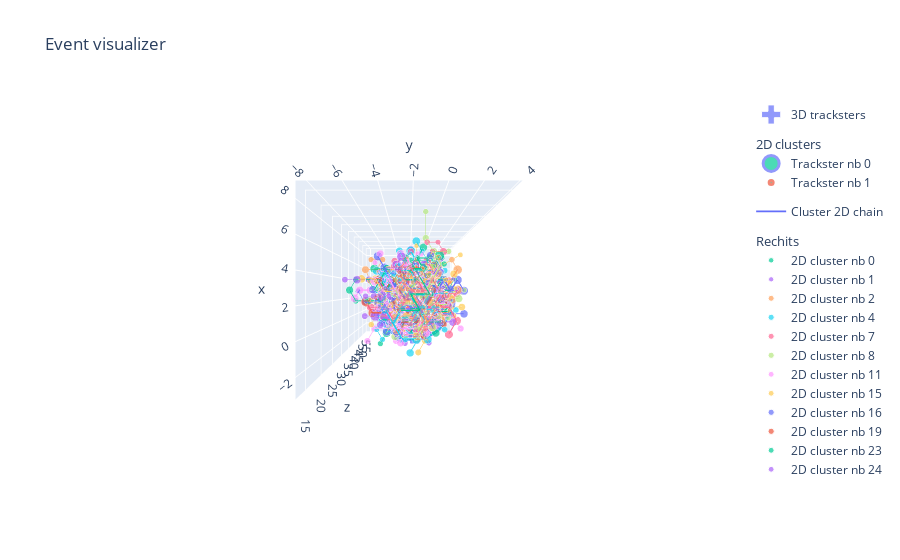

The code cell stored with this chart in its notebook:
### Code cell
fig = Clue3DVisualization(comp2, 98).add3DClusters().add2DClusters().addRechits().fig
fig.show()
